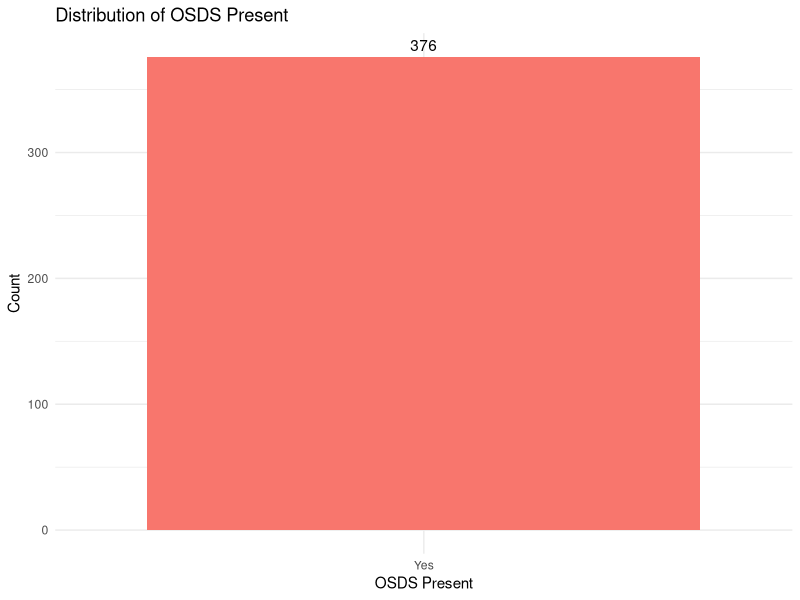
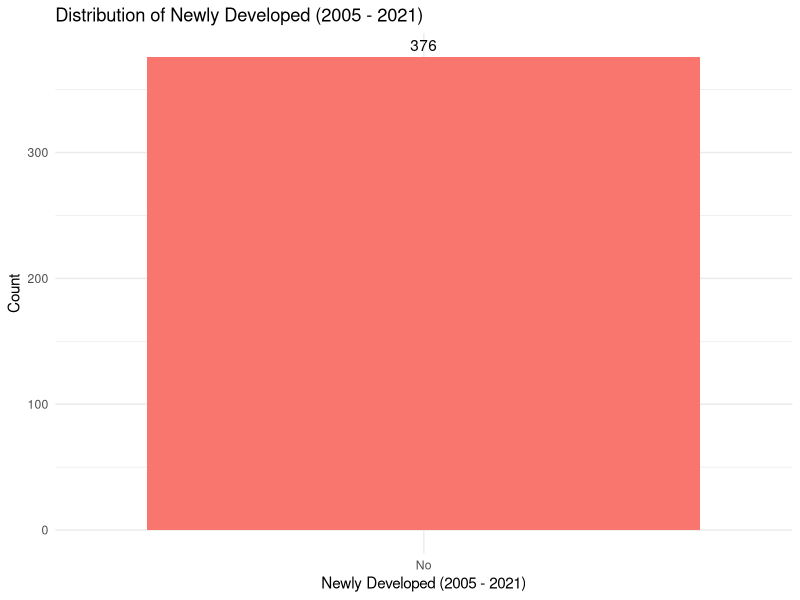
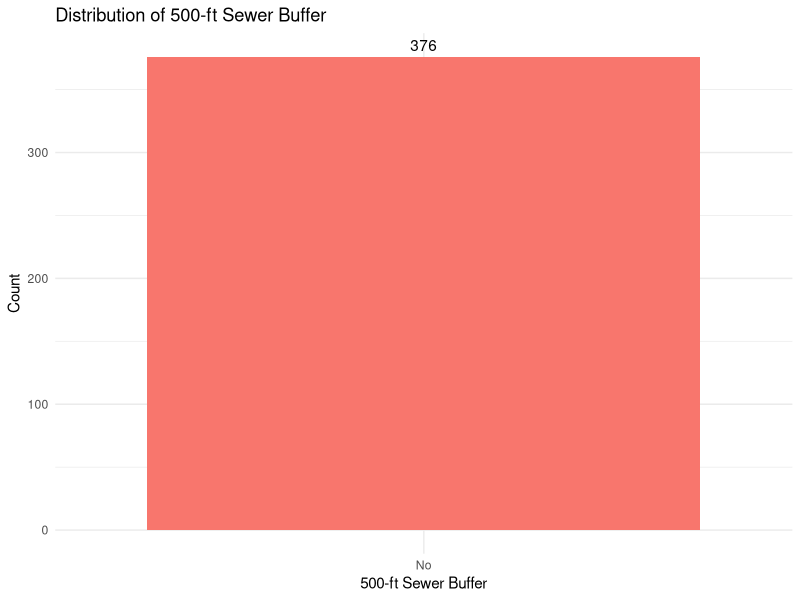
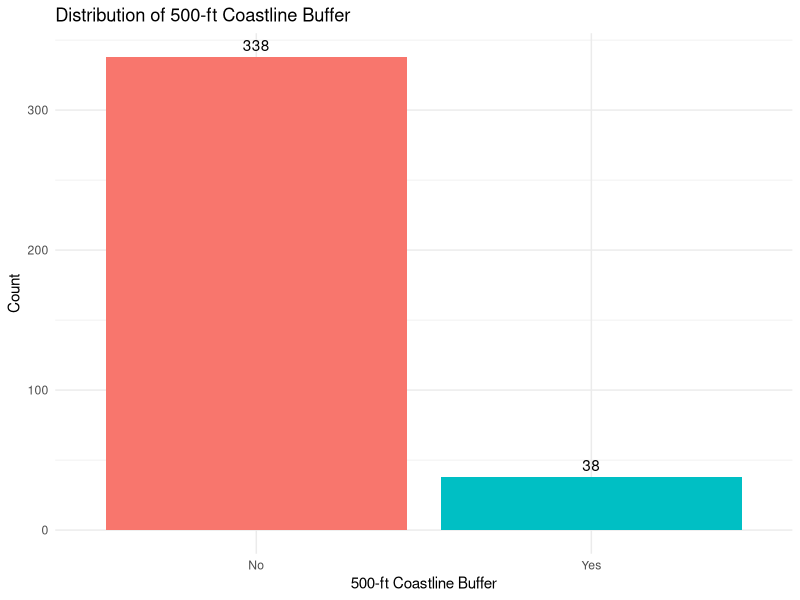
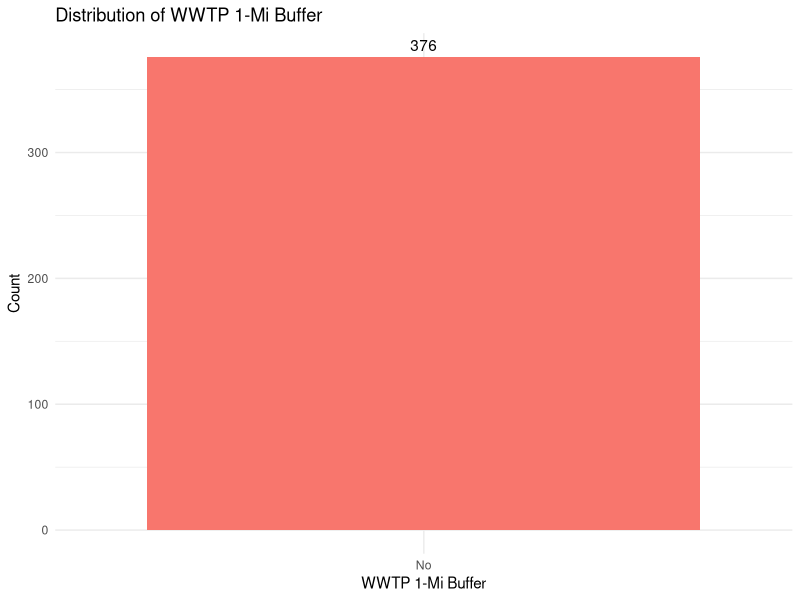
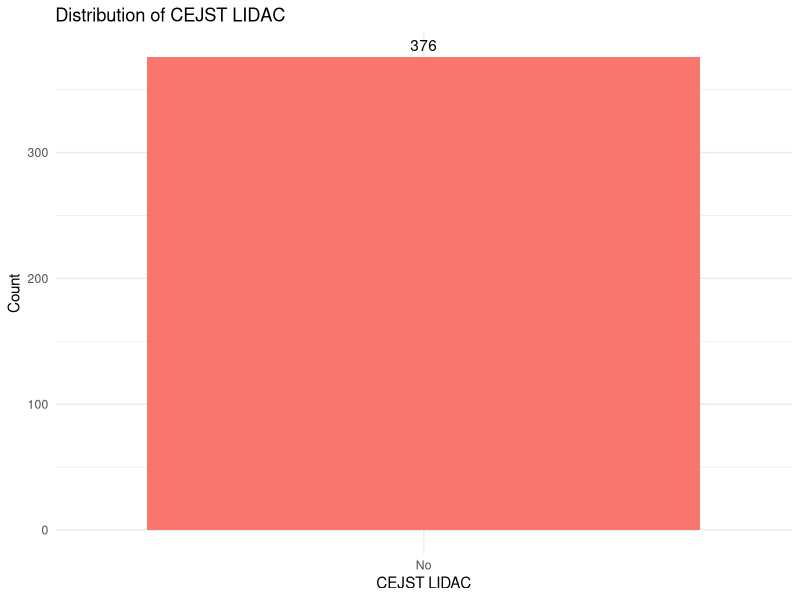
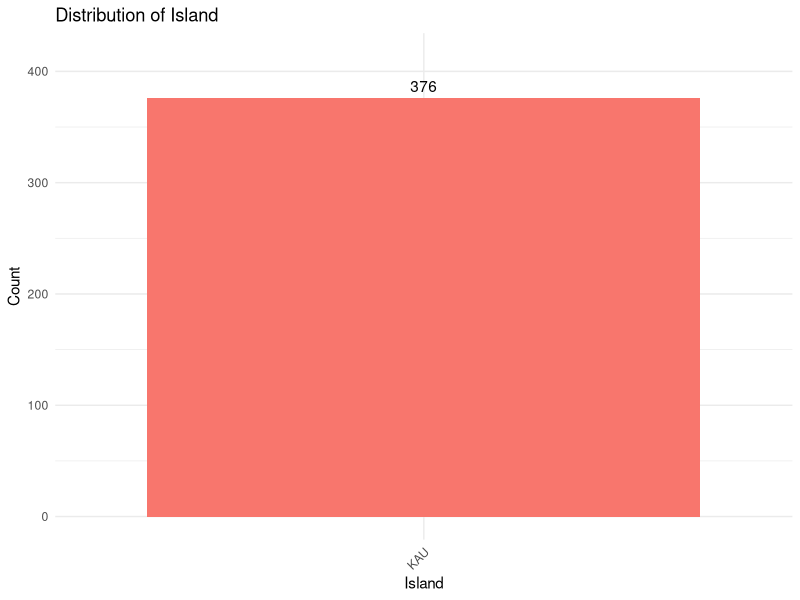
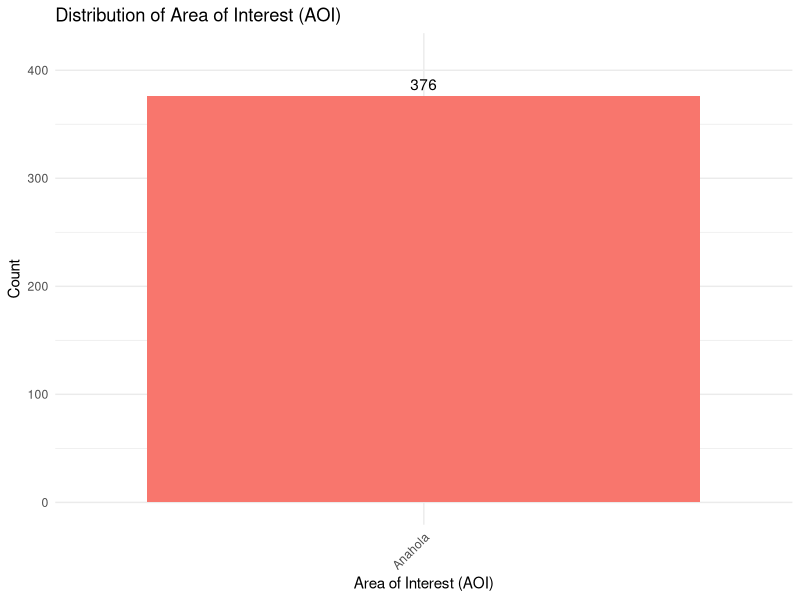

Reproduce these figures in R, in order. (Note: this script raises an error after producing the figures.)
# Load necessary libraries
library(dplyr)
library(ggplot2)

# Read the data
data <- read.csv("data/20240517_OSDS_Parcels_Attributes(Sheet1).csv")

# Filter data
data <- data %>% filter(AOI == "Anahola")

# Define the categorical columns with more readable names
categorical_columns <- c("OSDS.Present", "Newly.Developed..2005...2021.", "X500.ft.Sewer.Buffer", 
                         "X500.ft.Coastline.Buffer", "WWTP.1.Mi.Buffer", "CEJST.LIDAC")
readable_names <- c("OSDS Present", "Newly Developed (2005 - 2021)", "500-ft Sewer Buffer", 
                    "500-ft Coastline Buffer", "WWTP 1-Mi Buffer", "CEJST LIDAC")

# Function to calculate counts and percentages
calculate_summary <- function(df, column) {
  total_count <- nrow(df)
  yes_count <- sum(df[[column]] == "Yes", na.rm = TRUE)
  no_count <- sum(df[[column]] == "No", na.rm = TRUE)
  yes_percentage <- (yes_count / total_count) * 100
  no_percentage <- (no_count / total_count) * 100
  
  data.frame(
    Column = column,
    Yes_Count = yes_count,
    No_Count = no_count,
    Yes_Percentage = yes_percentage,
    No_Percentage = no_percentage
  )
}

# Apply the function to each categorical column and bind the results
summary_stats <- do.call(rbind, lapply(categorical_columns, function(col) calculate_summary(data, col)))

# Print the summary statistics
print(summary_stats)

# Function to plot categorical summary with actual values on the plot
plot_categorical_summary <- function(df, column, readable_name) {
  summary_stats <- df %>%
    group_by(!!sym(column)) %>%
    summarise(Count = n()) %>%
    mutate(Percentage = (Count / sum(Count)) * 100)
  
  ggplot(summary_stats, aes(x = !!sym(column), y = Count, fill = !!sym(column))) +
    geom_bar(stat = "identity") +
    geom_text(aes(label = Count), vjust = -0.5) +
    labs(title = paste("Distribution of", readable_name), x = readable_name, y = "Count") +
    theme_minimal() +
    theme(legend.position = "none")
}

# Plot each categorical column with readable names
for (i in seq_along(categorical_columns)) {
  col <- categorical_columns[i]
  readable_name <- readable_names[i]
  print(plot_categorical_summary(data, col, readable_name))
}


# Function to calculate counts and percentages for a column with multiple options
calculate_multiclass_summary <- function(df, column) {
  total_count <- nrow(df)
  value_counts <- df %>%
    group_by(!!sym(column)) %>%
    summarise(Count = n()) %>%
    mutate(Percentage = (Count / total_count) * 100)
  
  return(value_counts)
}

# Apply the function to the 'Sea Grant Priority' column
sea_grant_summary <- calculate_multiclass_summary(data, "Sea.Grant.Priority")

# Print the summary statistics
print(sea_grant_summary)

# Function to calculate counts and percentages for a column with multiple options
calculate_multiclass_summary <- function(df, column) {
  total_count <- nrow(df)
  value_counts <- df %>%
    group_by(!!sym(column)) %>%
    summarise(Count = n()) %>%
    mutate(Percentage = (Count / total_count) * 100)
  
  return(value_counts)
}

# Apply the function to the 'Island' and 'AOI' columns
island_summary <- calculate_multiclass_summary(data, "Island")
aoi_summary <- calculate_multiclass_summary(data, "AOI")

# Print the summary statistics
print("Island Summary:")
print(island_summary)
print("AOI Summary:")
print(aoi_summary)

# Function to plot multiclass summary with actual values on the plot
plot_multiclass_summary <- function(summary_df, column_name, readable_name) {
  ggplot(summary_df, aes(x = reorder(!!sym(column_name), -Count), y = Count, fill = !!sym(column_name))) +
    geom_bar(stat = "identity") +
    geom_text(aes(label = Count), vjust = -0.5) +
    labs(title = paste("Distribution of", readable_name), x = readable_name, y = "Count") +
    theme_minimal() +
    theme(legend.position = "none") +
    theme(axis.text.x = element_text(angle = 45, hjust = 1)) +
    coord_cartesian(ylim = c(0, max(summary_df$Count) * 1.1)) # Adjust y-axis limits to prevent cutting off tall columns
}

# Plot the 'Island' column
print(plot_multiclass_summary(island_summary, "Island", "Island"))

# Plot the 'AOI' column
print(plot_multiclass_summary(aoi_summary, "AOI", "Area of Interest (AOI)"))

# Function to calculate summary statistics for numerical columns
calculate_numerical_summary <- function(df, column) {
  summary_stats <- df %>%
    summarise(
      Mean = mean(!!sym(column), na.rm = TRUE),
      Median = median(!!sym(column), na.rm = TRUE),
      SD = sd(!!sym(column), na.rm = TRUE),
      Min = min(!!sym(column), na.rm = TRUE),
      Max = max(!!sym(column), na.rm = TRUE),
      Q1 = quantile(!!sym(column), 0.25, na.rm = TRUE),
      Q3 = quantile(!!sym(column), 0.75, na.rm = TRUE)
    )
  
  summary_stats <- data.frame(Column = column, summary_stats)
  return(summary_stats)
}

# Apply the function to the 'Shape_Length' and 'Shape_Area' columns
shape_length_summary <- calculate_numerical_summary(data, "Shape_Length")
shape_area_summary <- calculate_numerical_summary(data, "Shape_Area")

print(summary_stats)

# Install and load the clipr package if you haven't already
install.packages("clipr")
library(clipr)

# Write summary_stats to a temporary file in tab-separated values (TSV) format
write.table(summary_stats, file = "summary_stats.tsv", sep = "\t", row.names = FALSE)

# Copy the contents of the temporary file to the clipboard
write_clip(summary_stats)

